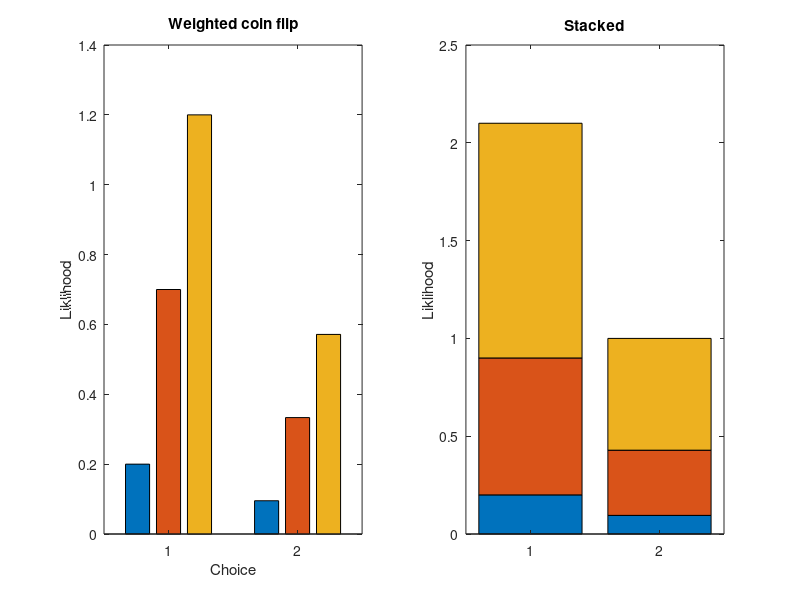

This figure's MATLAB source:
%% Example of histogram sampling
% Fancy weighted coin flip 

clear;
clc;
clf;

% For figure
nRows = 1;
nCols = 2;

%% How much I would like to see each of the following
%    - i.e., the likelihood of each
probs = [ 0.2 0.7 1.2];

% What is the probability of each?
sumProbs = sum( probs );
for k = 1:size(probs,2)
    fprintf('Probability of item %0.0f is %0.2f = ', k, probs(1,k) / sumProbs );
    fprintf('%0.2f / %0.2f\n', probs(k), sumProbs )
    probs(2,k) = probs(1,k) / sumProbs;
end

% Plot as bars
subplot(nRows, nCols, 1 );
bar( probs );
xlabel('Choice');
ylabel('Liklihood');
title('Weighted coin flip');

% Plot likelihoods as one big bar
subplot(nRows, nCols, 2 );
bar(probs, 'stacked');
ylabel('Liklihood');
title('Stacked');
